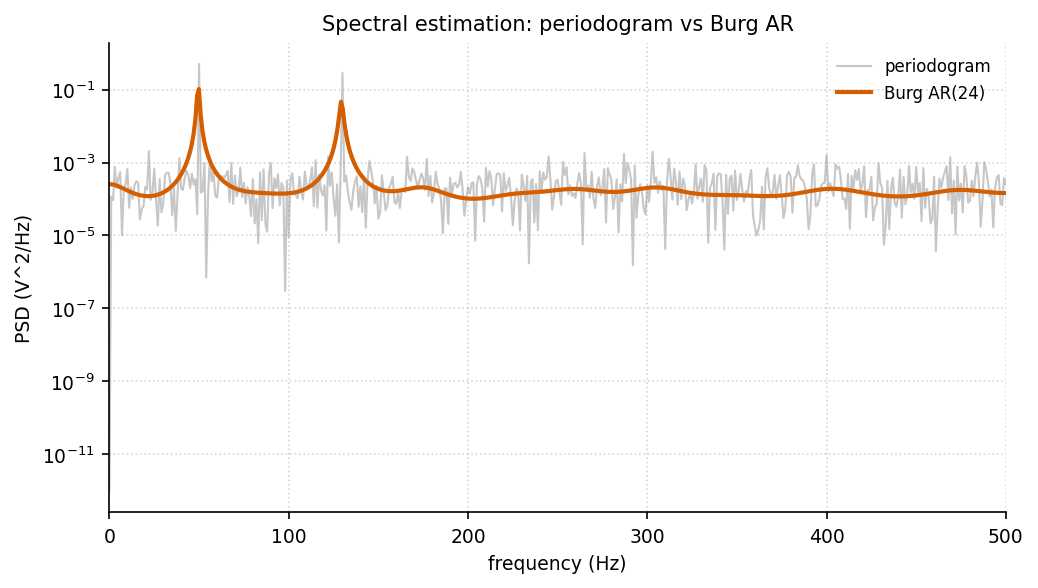

Reproduce this figure in Python.
"""spectral_estimation_compare: 谱估计对比——周期图(非参数) vs Burg AR(参数)."""
import sys, os; sys.path.insert(0, os.path.join(os.path.dirname(os.path.abspath(__file__)), '..', '..', '_utils', 'python'))
import numpy as np
import matplotlib.pyplot as plt
from scipy.signal import periodogram
from theme import apply_theme
from palette import cycle
from demo_data import gen_signal

def _burg_psd(x, order, fs, nfreq=512):
    """Burg 法估计 AR 系数并求功率谱."""
    x = np.asarray(x, float); N = len(x)
    f = b = x.copy()
    a = np.zeros(order + 1); a[0] = 1.0
    Dk = np.dot(x, x) * 2 - x[0] ** 2 - x[-1] ** 2
    P = np.dot(x, x) / N
    for k in range(order):
        fk, bk = f[k + 1:], b[k:-1]
        mu = -2.0 * np.dot(fk, bk) / Dk if Dk > 1e-12 else 0.0
        f, b = fk + mu * bk, bk + mu * fk
        a[:k + 2] = a[:k + 2] + mu * a[:k + 2][::-1]
        P *= (1 - mu ** 2)
        Dk = (1 - mu ** 2) * Dk - f[0] ** 2 - b[-1] ** 2
    w = np.linspace(0, np.pi, nfreq)
    z = np.exp(-1j * np.outer(w, np.arange(order + 1)))
    H = 1.0 / np.abs(z @ a) ** 2
    return w / np.pi * (fs / 2), P * H / fs

def make_figure(sig=None, fs=None, title='Spectral estimation: periodogram vs Burg AR'):
    apply_theme(fig_size=(7, 4))
    if sig is None:
        _, sig, fs = gen_signal(components=((50, 1.0), (130, 0.7)), noise=0.4)
    fp, Pp = periodogram(sig, fs=fs)
    fb, Pb = _burg_psd(sig, order=24, fs=fs)
    fig, ax = plt.subplots()
    ax.semilogy(fp, Pp + 1e-12, color=cycle(7), alpha=0.55, lw=1, label='periodogram')
    ax.semilogy(fb, Pb + 1e-12, color=cycle(1), lw=2, label='Burg AR(24)')
    ax.set_xlabel('frequency (Hz)'); ax.set_ylabel('PSD (V^2/Hz)')
    ax.set_xlim(0, fs / 2); ax.set_title(title)
    ax.legend(frameon=False); ax.grid(True, which='both', linestyle=':', alpha=0.5)
    fig.tight_layout()
    return fig

if __name__ == '__main__':
    fig = make_figure(); fig.savefig(__file__.replace('.py', '.png'), dpi=150)
